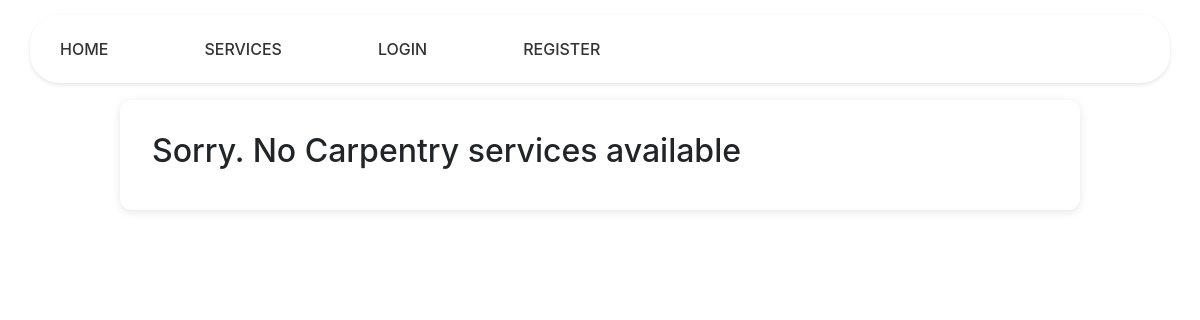
The app's page /services/Carpentry/, older data.
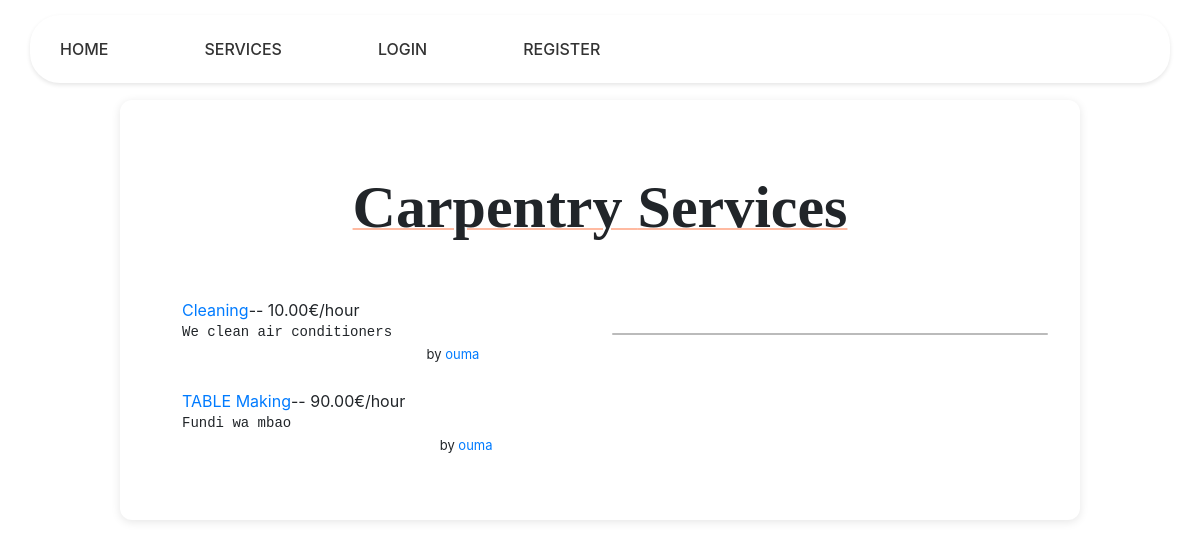
The same page, newer data.
### services/models.py (models this page shows, shortened)
class Service(models.Model):
    company = models.ForeignKey(Company, on_delete=models.CASCADE)
    name = models.CharField(max_length=40)
    description = models.TextField()
    price_hour = models.DecimalField(decimal_places=2, max_digits=100)
    rating = models.IntegerField(validators=[MinValueValidator(
        0), MaxValueValidator(5)], default=0)
    choices = (
        ('Air Conditioner', 'Air Conditioner'),
        ('Carpentry', 'Carpentry'),
        ('Electricity', 'Electricity'),
        ('Gardening', 'Gardening'),
        ('Home Machines', 'Home Machines'),
        ('House Keeping', 'House Keeping'),
        ('Interior Design', 'Interior Design'),
        ('Locks', 'Locks'),
        ('Painting', 'Painting'),
        ('Plumbing', 'Plumbing'),
        ('Water Heaters', 'Water Heaters'),
    )
    field = models.CharField(max_length=30, blank=False,
                             null=False, choices=choices)
    date = models.DateTimeField(auto_now=True, null=False)

### users/models.py (models this page shows, shortened)
class Company(models.Model):
    user = models.OneToOneField(
        User, on_delete=models.CASCADE, primary_key=True)
    field = models.CharField(max_length=70, choices=(('Air Conditioner', 'Air Conditioner'),
                                                     ('All in One', 'All in One'),
                                                     ('Carpentry', 'Carpentry'),
                                                     ('Electricity',
                                                      'Electricity'),
                                                     ('Gardening', 'Gardening'),
                                                     ('Home Machines',
                                                      'Home Machines'),
                                                     ('House Keeping',
                                                      'House Keeping'),
                                                     ('Interior Design',
                                                      'Interior Design'),
                                                     ('Locks', 'Locks'),
                                                     ('Painting', 'Painting'),
                                                     ('Plumbing', 'Plumbing'),
                                                     ('Water Heaters', 'Water Heaters')), blank=False, null=False)
    rating = models.IntegerField(
        validators=[MaxValueValidator(5), MinValueValidator(0)], default=0)

class User(AbstractUser):
    is_company = models.BooleanField(default=False)
    is_customer = models.BooleanField(default=False)
    email = models.EmailField(unique=True)
    USERNAME_FIELD = 'email'
    REQUIRED_FIELDS = ['username']
    def __str__(self):
        return self.username

### services/views.py (the view)
# urls.py: path('<slug:field>/', views.service_field, name='services_field'),
def service_field(request, field):
    field = field.replace('-', ' ').title()
    services = Service.objects.filter(
        field=field)
    return render(request, 'services/field.html', {'services': services, 'field': field})

### services/templates/services/field.html (shortened to what this page needs)
{% extends 'main/base.html' %}
{% block content %}
    {% if services.all|length != 0 %}
        <p class="title">{{field}} Services</p>
        <ul class='services_list'>
            {% for service in services.all %}
                <div style="display: ruby;">
                    <div class='service_list_info'>
                        <li><a href="/services/{{service.id}}">{{ service.name }}</a>-- {{ service.price_hour }}€/hour</li>
                        <pre>{{ service.description }}</pre>
                    </div>
                    <p style="display:block; margin: 0; float: right;font-size: small; margin-right: 30px;">by <a href="/company/{{service.company.user}}">{{service.company.user}}</a></p>
                </div>
                {% if forloop.counter != services.all|length %}
                    <div class="line"></div>
                {% endif %}
            {% endfor %}
        </ul>
    {% else %}
        <h2>Sorry. No {{field}} services available</h2>
    {% endif %}
{% endblock %}

Row changes from the older to the newer data that the page shows:
added Service: name "Cleaning", price_hour "10.00", description "We clean air conditioners", company.user "ouma"
added Service: name "TABLE Making", price_hour "90.00", description "Fundi wa mbao", company.user "ouma"
Text that changed along with them:
{{ field }}: (not shown) → "Carpentry"
{{ field }}: "Carpentry" → (not shown)
text no longer shown: "Sorry. No services available"
text now shown: "Services"
